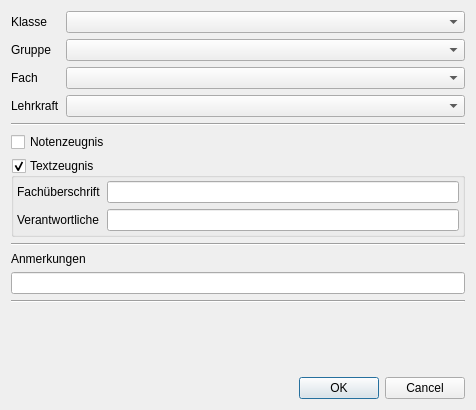
<?xml version="1.0" encoding="UTF-8"?>
<ui version="4.0">
 <class>Dialog</class>
 <widget class="QDialog" name="Dialog">
  <property name="geometry">
   <rect>
    <x>0</x>
    <y>0</y>
    <width>476</width>
    <height>410</height>
   </rect>
  </property>
  <property name="sizePolicy">
   <sizepolicy hsizetype="Preferred" vsizetype="Maximum">
    <horstretch>0</horstretch>
    <verstretch>0</verstretch>
   </sizepolicy>
  </property>
  <property name="windowTitle">
   <string/>
  </property>
  <property name="sizeGripEnabled">
   <bool>false</bool>
  </property>
  <layout class="QVBoxLayout" name="verticalLayout_2" stretch="0,0,0,0,0,0,0,0,0,0">
   <property name="rightMargin">
    <number>11</number>
   </property>
   <item>
    <layout class="QFormLayout" name="formLayout">
     <item row="0" column="0">
      <widget class="QLabel" name="label">
       <property name="text">
        <string>Klasse</string>
       </property>
      </widget>
     </item>
     <item row="0" column="1">
      <widget class="QComboBox" name="cb_class">
       <property name="editable">
        <bool>false</bool>
       </property>
      </widget>
     </item>
     <item row="1" column="0">
      <widget class="QLabel" name="label_2">
       <property name="text">
        <string>Gruppe</string>
       </property>
      </widget>
     </item>
     <item row="1" column="1">
      <widget class="QComboBox" name="cb_group"/>
     </item>
     <item row="2" column="0">
      <widget class="QLabel" name="label_3">
       <property name="text">
        <string>Fach</string>
       </property>
      </widget>
     </item>
     <item row="2" column="1">
      <widget class="QComboBox" name="cb_subject"/>
     </item>
     <item row="3" column="0">
      <widget class="QLabel" name="label_4">
       <property name="text">
        <string>Lehrkraft</string>
       </property>
      </widget>
     </item>
     <item row="3" column="1">
      <widget class="QComboBox" name="cb_teacher"/>
     </item>
    </layout>
   </item>
   <item>
    <widget class="Line" name="line_3">
     <property name="orientation">
      <enum>Qt::Horizontal</enum>
     </property>
    </widget>
   </item>
   <item>
    <widget class="QCheckBox" name="grade_report">
     <property name="text">
      <string>Notenzeugnis</string>
     </property>
    </widget>
   </item>
   <item>
    <widget class="QGroupBox" name="text_report">
     <property name="sizePolicy">
      <sizepolicy hsizetype="Preferred" vsizetype="Fixed">
       <horstretch>0</horstretch>
       <verstretch>0</verstretch>
      </sizepolicy>
     </property>
     <property name="title">
      <string>Textzeugnis</string>
     </property>
     <property name="checkable">
      <bool>true</bool>
     </property>
     <layout class="QVBoxLayout" name="verticalLayout">
      <property name="leftMargin">
       <number>3</number>
      </property>
      <property name="topMargin">
       <number>3</number>
      </property>
      <property name="rightMargin">
       <number>3</number>
      </property>
      <property name="bottomMargin">
       <number>3</number>
      </property>
      <item>
       <layout class="QFormLayout" name="formLayout_2">
        <item row="0" column="0">
         <widget class="QLabel" name="label_5">
          <property name="text">
           <string>Fachüberschrift</string>
          </property>
         </widget>
        </item>
        <item row="0" column="1">
         <widget class="QLineEdit" name="le_subject_title"/>
        </item>
        <item row="1" column="0">
         <widget class="QLabel" name="label_6">
          <property name="text">
           <string>Verantwortliche</string>
          </property>
         </widget>
        </item>
        <item row="1" column="1">
         <widget class="QLineEdit" name="le_signature"/>
        </item>
       </layout>
      </item>
     </layout>
    </widget>
   </item>
   <item>
    <widget class="Line" name="line_2">
     <property name="orientation">
      <enum>Qt::Horizontal</enum>
     </property>
    </widget>
   </item>
   <item>
    <widget class="QLabel" name="label_7">
     <property name="text">
      <string>Anmerkungen</string>
     </property>
    </widget>
   </item>
   <item>
    <widget class="QLineEdit" name="le_info"/>
   </item>
   <item>
    <widget class="Line" name="line">
     <property name="orientation">
      <enum>Qt::Horizontal</enum>
     </property>
    </widget>
   </item>
   <item>
    <spacer name="sp1">
     <property name="orientation">
      <enum>Qt::Vertical</enum>
     </property>
     <property name="sizeType">
      <enum>QSizePolicy::MinimumExpanding</enum>
     </property>
     <property name="sizeHint" stdset="0">
      <size>
       <width>20</width>
       <height>0</height>
      </size>
     </property>
    </spacer>
   </item>
   <item>
    <widget class="QDialogButtonBox" name="buttonBox">
     <property name="orientation">
      <enum>Qt::Horizontal</enum>
     </property>
     <property name="standardButtons">
      <set>QDialogButtonBox::Cancel|QDialogButtonBox::Ok</set>
     </property>
    </widget>
   </item>
  </layout>
 </widget>
 <resources/>
 <connections>
  <connection>
   <sender>buttonBox</sender>
   <signal>accepted()</signal>
   <receiver>Dialog</receiver>
   <slot>accept()</slot>
   <hints>
    <hint type="sourcelabel">
     <x>248</x>
     <y>254</y>
    </hint>
    <hint type="destinationlabel">
     <x>157</x>
     <y>274</y>
    </hint>
   </hints>
  </connection>
  <connection>
   <sender>buttonBox</sender>
   <signal>rejected()</signal>
   <receiver>Dialog</receiver>
   <slot>reject()</slot>
   <hints>
    <hint type="sourcelabel">
     <x>316</x>
     <y>260</y>
    </hint>
    <hint type="destinationlabel">
     <x>286</x>
     <y>274</y>
    </hint>
   </hints>
  </connection>
 </connections>
</ui>
